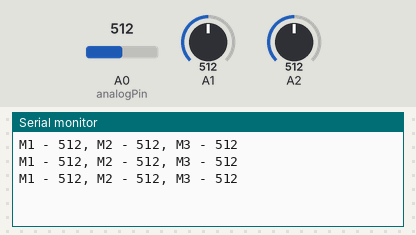
Recording of a sketch running on a simulated Arduino Uno, built with avr-gcc and run on an emulated ATmega328P. Parts: the last lines printed to the serial monitor. The test bench sets the inputs (shaded band); at power-on: A0 (analogPin) = 512, A1 = 512, A2 = 512.

Above: at 1.3 s.
1.4 s: A0 (analogPin) set to 716
At 1.9 s:
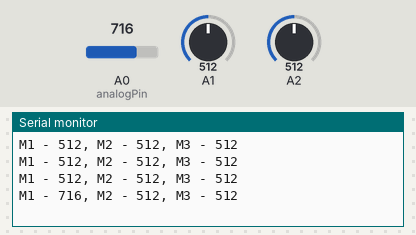
2.9 s: A1 set to 716
At 3.4 s:
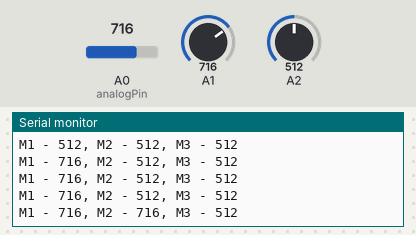
4.4 s: A2 set to 716
At 4.9 s:
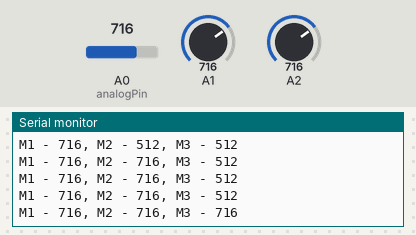
5.9 s: A0 (analogPin) set to 900
At 6.4 s:
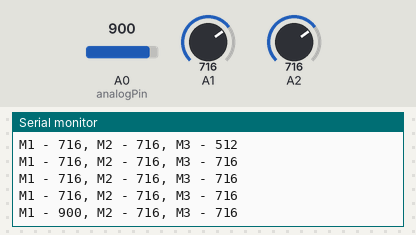
7.4 s: A1 set to 900
At 7.9 s:
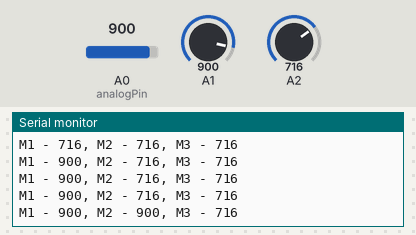
8.9 s: A2 set to 900
At 9.4 s:
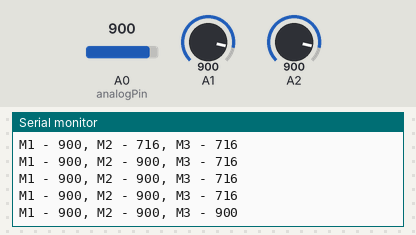
Timing chart, 0 to 11.4 s (numbered marks = the images above; inputs shaded):
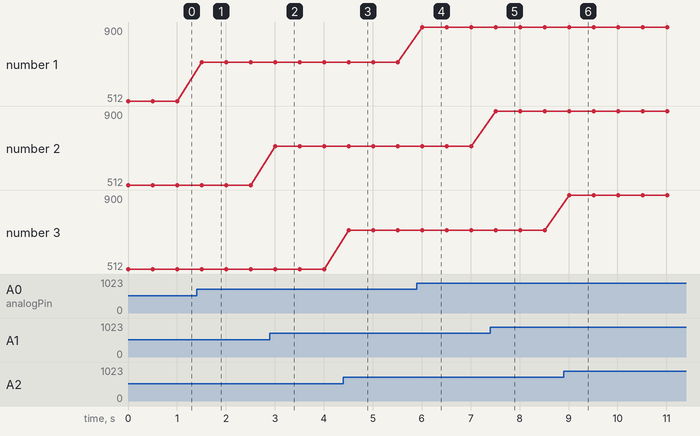

Measured:
- after the input at 1.4 s, the serial monitor: prints a new line after 0.10 s (image 1)
- after the input at 2.9 s, the serial monitor: prints a new line after 0.11 s (image 2)
- after the input at 4.4 s, the serial monitor: prints a new line after 0.11 s (image 3)
- after the input at 5.9 s, the serial monitor: prints a new line after 0.11 s (image 4)
- after the input at 7.4 s, the serial monitor: prints a new line after 0.11 s (image 5)
- after the input at 8.9 s, the serial monitor: prints a new line after 0.12 s (image 6)
- plotted number 1: 512 → 716 after the input at 1.4 s, 716 → 900 after the input at 5.9 s

The sketch:

pot.ino
```cpp
int analogPin = A0; // potentiometer wiper (middle terminal) connected to analog pin 0
                    // outside leads to ground and +5V
int val = 0;  // variable to store the value read
int ledPin = 9;    // LED connected to digital pin 9
int speed = 40;
void setup() {
  Serial.begin(9600);           //  setup serial
}

void loop() {
  val = analogRead(A0);  // read the input pin
  Serial.print("M1 - ");
  Serial.print(val);          // debug value


  val = analogRead(A1);  // read the input pin
  Serial.print(", M2 - ");
  Serial.print(val);


  val = analogRead(A2);  // read the input pin
  //
  Serial.print(", M3 - ");
  Serial.println(val);
  delay(500);
}
```
